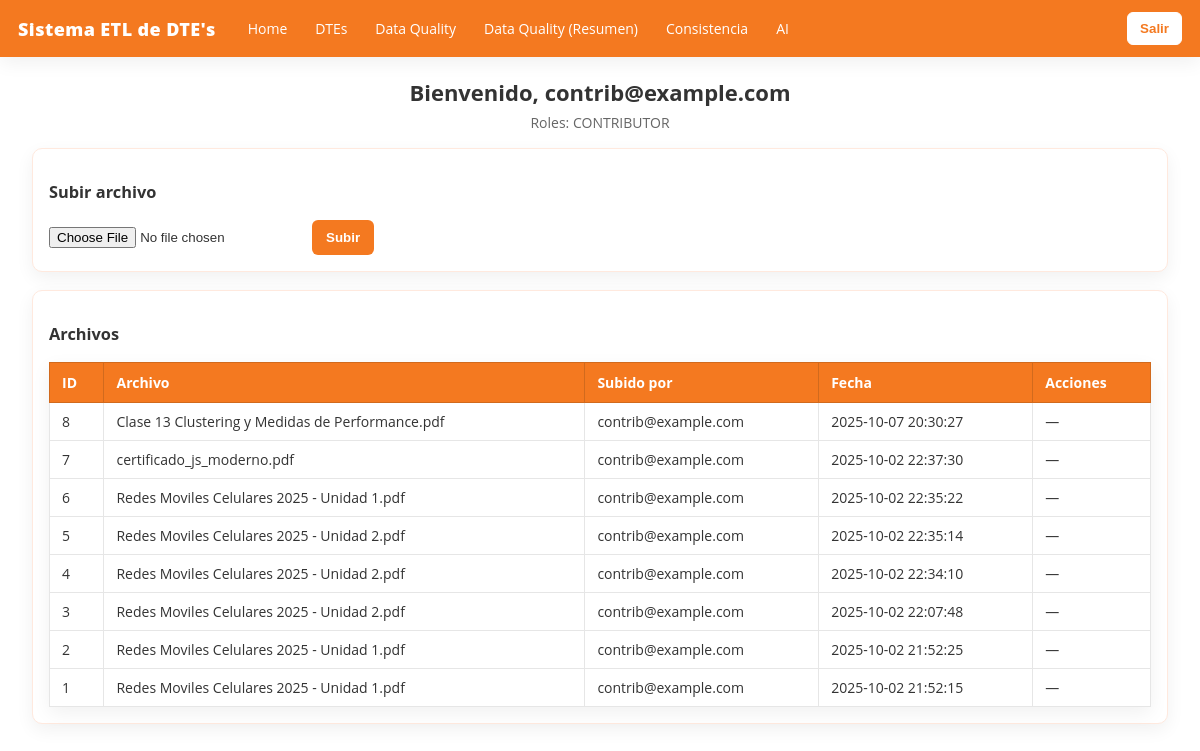
Screenshot of /home (signed in) with the database file from the repository.
### app/models/user.py (models this page shows)
class User(Base):
    __tablename__ = "users"
    id: Mapped[int] = mapped_column(Integer, primary_key=True, index=True)
    email: Mapped[str] = mapped_column(String(120), unique=True, index=True)
    hashed_password: Mapped[str] = mapped_column(String(255))
    is_active: Mapped[bool] = mapped_column(Boolean, default=True)
    roles = relationship("Role", secondary=user_roles, lazy="joined")

### app/models/role.py (models this page shows)
class Role(Base):
    __tablename__ = "roles"
    id: Mapped[int] = mapped_column(Integer, primary_key=True, index=True)
    name: Mapped[str] = mapped_column(String(32), unique=True, index=True)  # READER, CONTRIBUTOR

### app/models/file.py (models this page shows)
class File(Base):
    __tablename__ = "files"
    id: Mapped[int] = mapped_column(Integer, primary_key=True)
    filename: Mapped[str] = mapped_column(String(255))
    uploader_id: Mapped[int] = mapped_column(ForeignKey("users.id"), index=True, nullable=True)
    created_at: Mapped[datetime] = mapped_column(
        DateTime, server_default=func.now()
    )
    uploader = relationship("User")

### app/routers/pages.py (the view)
@router.get("/home", response_class=HTMLResponse)
def home(request: Request, db: Session = Depends(get_db), user = Depends(get_current_user)):
    recs = db.query(FileModel).order_by(FileModel.created_at.desc()).all()
    files_ctx = [
        {
            "id": r.id,
            "filename": r.filename,
            "uploader_email": getattr(getattr(r, "uploader", None), "email", None),
            "created_at": r.created_at.strftime("%Y-%m-%d %H:%M:%S"),
        }
        for r in recs
    ]
    roles = [role.name for role in getattr(user, "roles", [])]
    can_upload = "CONTRIBUTOR" in roles
    return templates.TemplateResponse(
        request,
        "home.html",
        {
            "user_email": getattr(user, "email", ""),
            "roles": roles,
            "can_upload": can_upload,
            "files": files_ctx,
        },
    )

### app/templates/home.html (shortened to what this page needs)
{% extends "base.html" %}
{% block content %}
<header class="page-header page-header--center">
  <div>
    <h2 class="page-title">Bienvenido, {{ user_email }}</h2>
    <div class="page-subtitle">Roles: {{ ", ".join(roles) }}</div>
  </div>
</header>
<div class="container">
  {% if can_upload %}
  <section class="card card--full">
    <h3 class="card-title">Subir archivo</h3>
    <form action="/files/upload" method="post" enctype="multipart/form-data" class="form-inline">
      <input type="file" name="up" required />
      <button type="submit" class="btn btn-gosocket">Subir</button>
    </form>
  </section>
  {% endif %}
  <section class="card card--full">
    <h3 class="card-title">Archivos</h3>
    <table class="tbl">
      <thead>
        <tr>
          <th>ID</th>
          <th>Archivo</th>
          <th>Subido por</th>
          <th>Fecha</th>
          <th>Acciones</th>
        </tr>
      </thead>
      <tbody>
      {% for f in files %}
        <tr>
          <td>{{ f.id }}</td>
          <td>{{ f.filename }}</td>
          <td>{{ f.uploader_email or "-" }}</td>
          <td>{{ f.created_at }}</td>
          <td>
            {% if 'CONTRIBUTOR' in roles and f.filename.lower().endswith('.xml') %}
              <form action="/etl/parse/{{ f.id }}" method="post" style="display:inline;">
                <button type="submit" class="btn btn-gosocket">Procesar XML</button>
              </form>
            {% else %}
              —
            {% endif %}
          </td>
        </tr>
      {% endfor %}
      </tbody>
    </table>
  </section>
</div>
{% endblock %}

### app/templates/base.html (shortened to what this page needs)
<!doctype html>
<html lang="es">
<head>
  <link rel="stylesheet" href="{{ url_for('static', path='/css/gosocket.css') }}">
</head>
<body class="app">
  <header class="app-header">
    <div class="app-header__inner">
      <div class="app-brand">Sistema ETL de DTE's</div>
      {% set roles = request.state.roles or [] %}
      <nav class="app-nav">
        <a href="/home">Home</a>
        <a href="/etl/dtes">DTEs</a>
        <a href="/dq/violations">Data Quality</a>
        <a href="/dq/summary">Data Quality (Resumen)</a>
        <a href="/ops/consistency">Consistencia</a>
        <a href="/ai/overview">AI</a>
      </nav>
      <form action="/auth/logout" method="post" class="logout-form">
        <button type="submit" class="btn btn-light">Salir</button>
      </form>
    </div>
  </header>
  <main class="app-main">
    {% block content %}{% endblock %}
  </main>
</body>
</html>

### app/static/css/gosocket.css (style rules this page uses)
:root { --gs-orange:#f47920; --gs-border:#ffe9de; --gs-bg:#ffffff; --gs-text:#333333; --gs-muted:#5f5f5f; --gs-shadow:0 6px 18px rgba(0,0,0,.06); }
html, body { height:100%; }
* { box-sizing:border-box; }
body { background:var(--gs-bg); color:var(--gs-text); font-family:"Open Sans","Helvetica Neue",Helvetica,Arial,sans-serif; font-size:14px; -webkit-font-smoothing:antialiased !important; -moz-osx-font-smoothing:grayscale; margin:0; }
a { color:#0a58ca; text-decoration:none; }
.app-header { background:var(--gs-orange); color:#fff; box-shadow:var(--gs-shadow); }
.app-header__inner { display:flex; align-items:center; gap:16px; padding:12px 18px; }
.app-brand { font-weight:800; letter-spacing:.4px; font-size:18px; }
.app-nav { display:flex; flex-wrap:wrap; gap:12px; margin-left:8px; }
.app-nav a { color:#fff; padding:6px 8px; border-radius:6px; }
.logout-form { margin-left:auto; }
.app-main { padding:16px; width:100%; margin:0 auto; }
.container { max-width:1200px; margin:0 auto; padding:0 16px; }
.page-header { display:flex; align-items:center; justify-content:space-between; margin:4px 0 16px; }
.page-header--center { justify-content:center; text-align:center; }
.page-title { margin:0 0 6px; font-size:22px; }
.page-subtitle,.muted { color:#666; }
.btn, button { display:inline-block; padding:10px 14px; border-radius:6px; border:0; font-weight:700; cursor:pointer; }
.btn--primary, .btn-gosocket, button { background:var(--gs-orange); color:#fff; }
.btn-light { background:#ffffff; color:var(--gs-orange); border:1px solid #fff; border-radius:6px; padding:8px 12px; cursor:pointer; font-weight:700; }
.form-inline { display:flex; gap:10px; align-items:center; flex-wrap:wrap; }
.card { background:#fff; border:1px solid var(--gs-border); border-radius:10px; box-shadow:var(--gs-shadow); padding:16px; margin-bottom:18px; }
.card--full { width:100%; }
table, .tbl, .table { width:100%; border-collapse:collapse; background:#fff; border:1px solid #dcdfe6; margin:0 auto; table-layout:auto; box-shadow:var(--gs-shadow); }
table thead th, .tbl thead th, .table thead th { background:var(--gs-orange); color:#fff; text-align:left; font-weight:700; padding:10px 12px; font-size:14px; border:1px solid #d16a1d; }
table tbody td, .tbl tbody td, .table tbody td { border:1px solid #e6e6e6; padding:9px 12px; font-size:14px; }
input:invalid { border-color:#ef4444; }

### rows the page displays
User: email "contrib@example.com", email "contrib@example.com" "contrib@example.com" "contrib@example.com" "contrib@example.com" "contrib@example.com" "contrib@example.com" "contrib@example.com" "contrib@example.com"
Role: name "CONTRIBUTOR"
File: filename "Clase 13 Clustering y Medidas de Performance.pdf"
File: filename "certificado_js_moderno.pdf"
File: filename "Redes Moviles Celulares 2025 - Unidad 1.pdf"
File: filename "Redes Moviles Celulares 2025 - Unidad 2.pdf"
File: filename "Redes Moviles Celulares 2025 - Unidad 2.pdf"
File: filename "Redes Moviles Celulares 2025 - Unidad 2.pdf"
File: filename "Redes Moviles Celulares 2025 - Unidad 1.pdf"
File: filename "Redes Moviles Celulares 2025 - Unidad 1.pdf"

### other values shown
{{ f.id }} "8" "7" "6" "5" "4" "3" "2" "1"
{{ f.created_at }} "2025-10-07 20:30:27" "2025-10-02 22:37:30" "2025-10-02 22:35:22" "2025-10-02 22:35:14" "2025-10-02 22:34:10" "2025-10-02 22:07:48" "2025-10-02 21:52:25" "2025-10-02 21:52:15"
